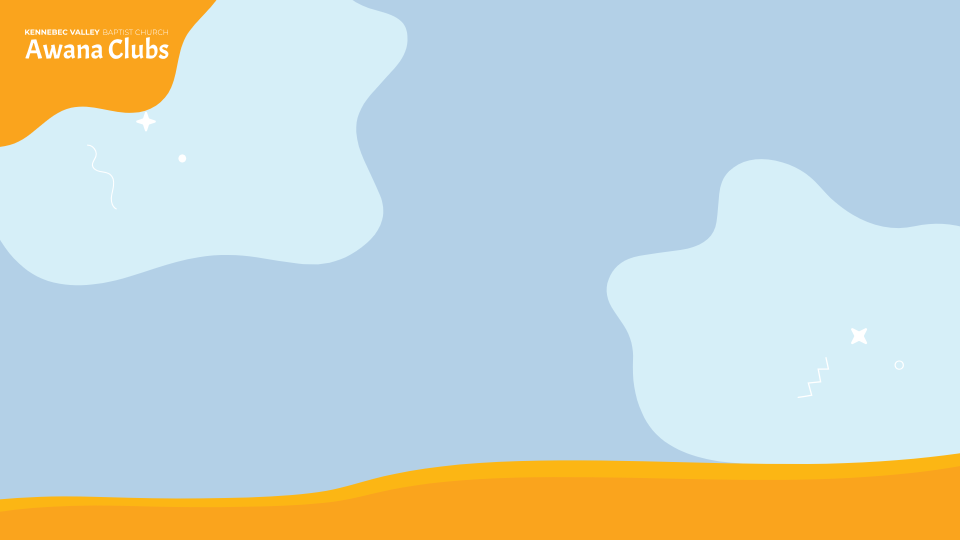
#> input picture video/grand-prix/concepts/lobby-plate-sky.png, 1920 x 1080 px, given in place of frame_0002.png, which was not available (shown at 1/2 size)
$ python contact.py .. 5 ../lobby-slide-sky.png
#> lines starting #> are read from the running program, lines starting #| are printed output that depends on the picture
"""Contact sheet of the gp-brand film: python contact.py <frames-dir> <fps> <out.png>"""
import os, sys
from PIL import Image, ImageDraw, ImageFont
D, FPS, OUT = sys.argv[1], int(sys.argv[2]), sys.argv[3]
SHOTS = [(0.5, 'grainy black, bars race in'), (1.6, 'bars lock, AWANA punches'), (2.55, 'PRIX punches (kick)'), (4.6, 'the rip, card 1'),
         (6.7, 'A: close on #1'), (7.8, 'B: the pack whips past'), (8.45, 'torn-edge wipe'), (9.2, 'C: wide, Indy passes the truck'),
         (10.1, 'D: truck pulls out of the draft'), (11.4, 'E: slow-mo photo finish'), (12.4, 'snap back, they blast off'), (13.7, 'starburst stamps'),
         (16.1, 'rev on the beat'), (18.6, 'GO: the kid nips ahead'), (23.0, 'end card at rest'), (28.7, 'waves sweep to the lobby')]
tw, th, cols = 480, 270, 4
rows = (len(SHOTS) + cols - 1) // cols
S = Image.new('RGB', (cols * (tw + 8) + 8, rows * (th + 34) + 8), (20, 20, 24)); d = ImageDraw.Draw(S)
f = ImageFont.truetype(os.path.join(os.path.dirname(os.path.abspath(__file__)), '..', '..', '..', '..', 'shared', 'brand', 'fonts', 'Figtree-Variable.ttf'), 18)
for i, (t, lab) in enumerate(SHOTS):
    x = 8 + (i % cols) * (tw + 8); y = 8 + (i // cols) * (th + 34)
    S.paste(Image.open(os.path.join(D, f'frame_{round(t * FPS):04d}.png')).convert('RGB').resize((tw, th), Image.LANCZOS), (x, y))
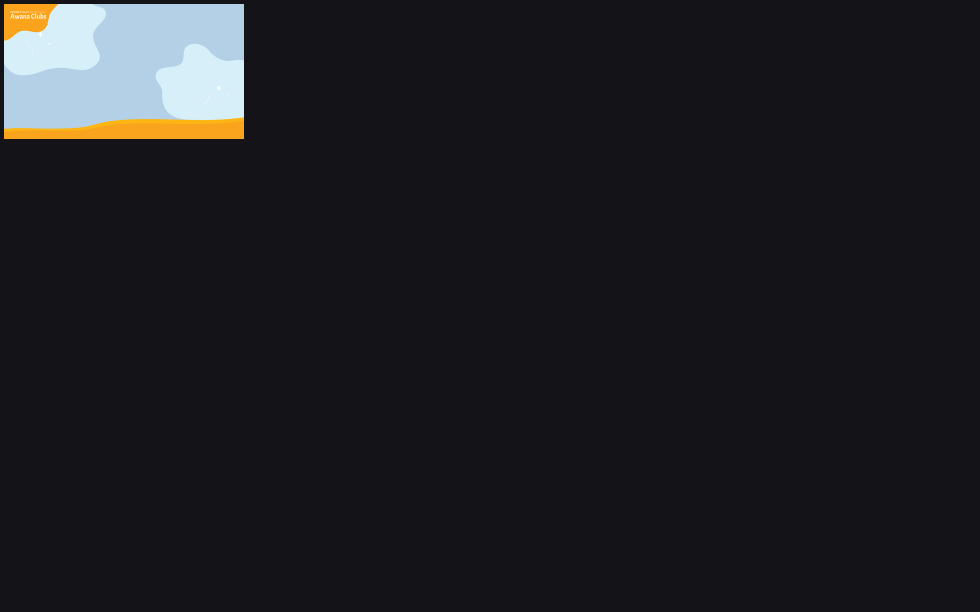
#> S: PIL image 1960x1224 RGB (shown at 1/2 size); mean R, G, B 29.8, 30.3, 33.7
    d.text((x + 4, y + th + 6), f'{t:05.2f} s  {lab}', fill=(232, 232, 232), font=f)
#> pass 2 of the loop `for i, (t, lab) in enumerate(SHOTS):`:
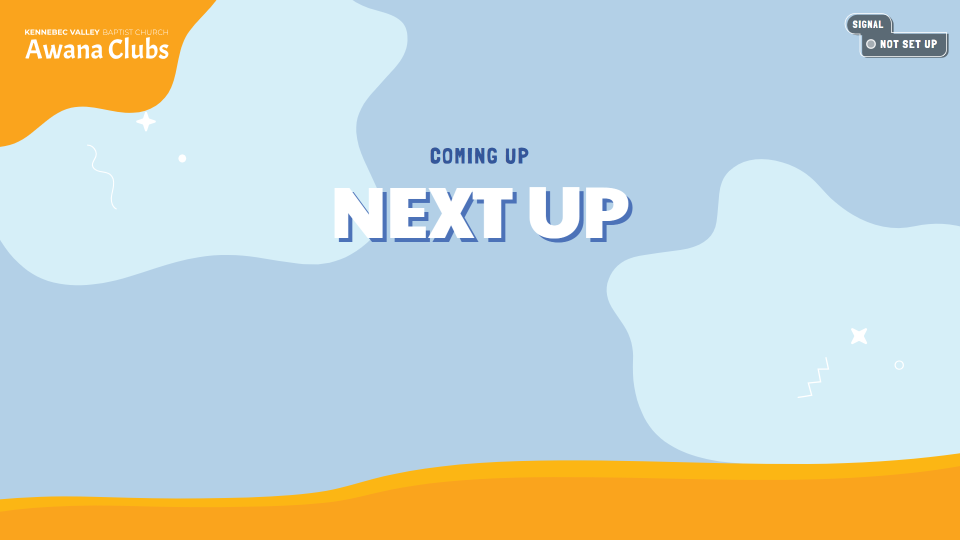
#> input picture video/grand-prix/concepts/lobby-slide-sky.png, 1920 x 1080 px, given in place of frame_0008.png, which was not available (shown at 1/2 size)
#> `S.paste(Image.open(os.path.join(D, f'frame_{round(t * FPS):04d}.png'))..`:
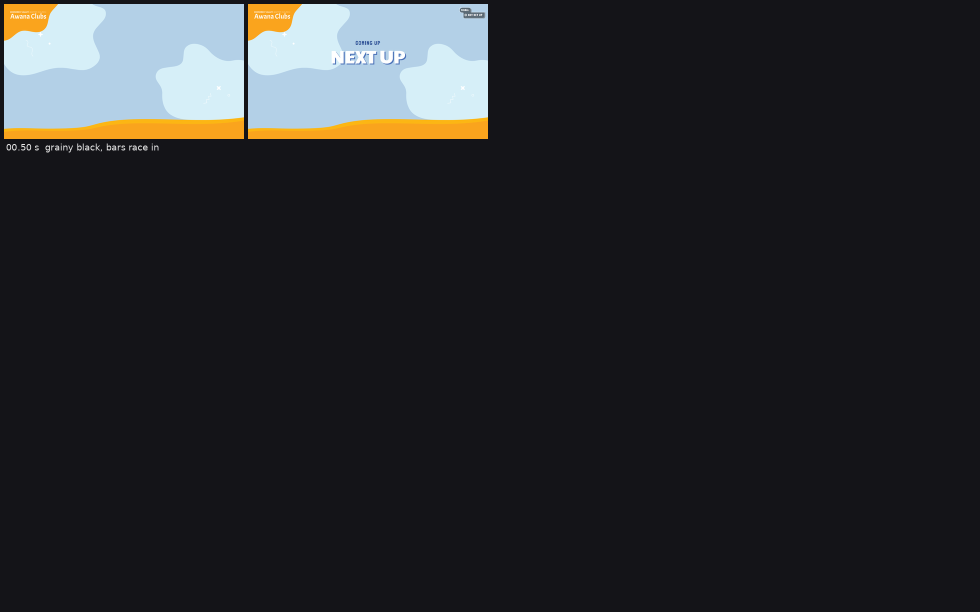
#> S: PIL image 1960x1224 RGB (shown at 1/2 size); mean R, G, B 39.7, 40.7, 43.5
#> (the run stopped early here; a loop or call above may not have finished)
